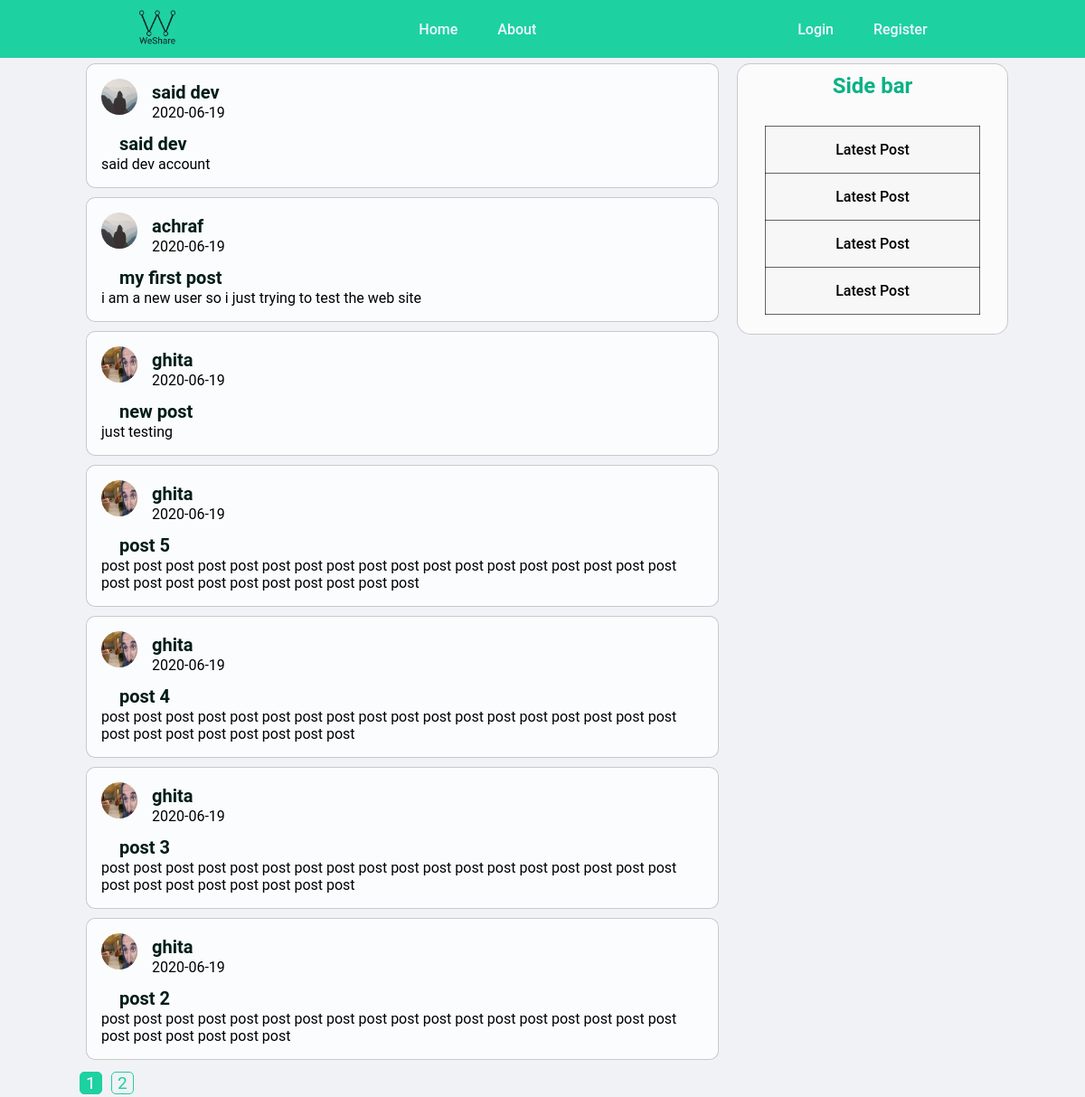
Page /home on the earlier database version.
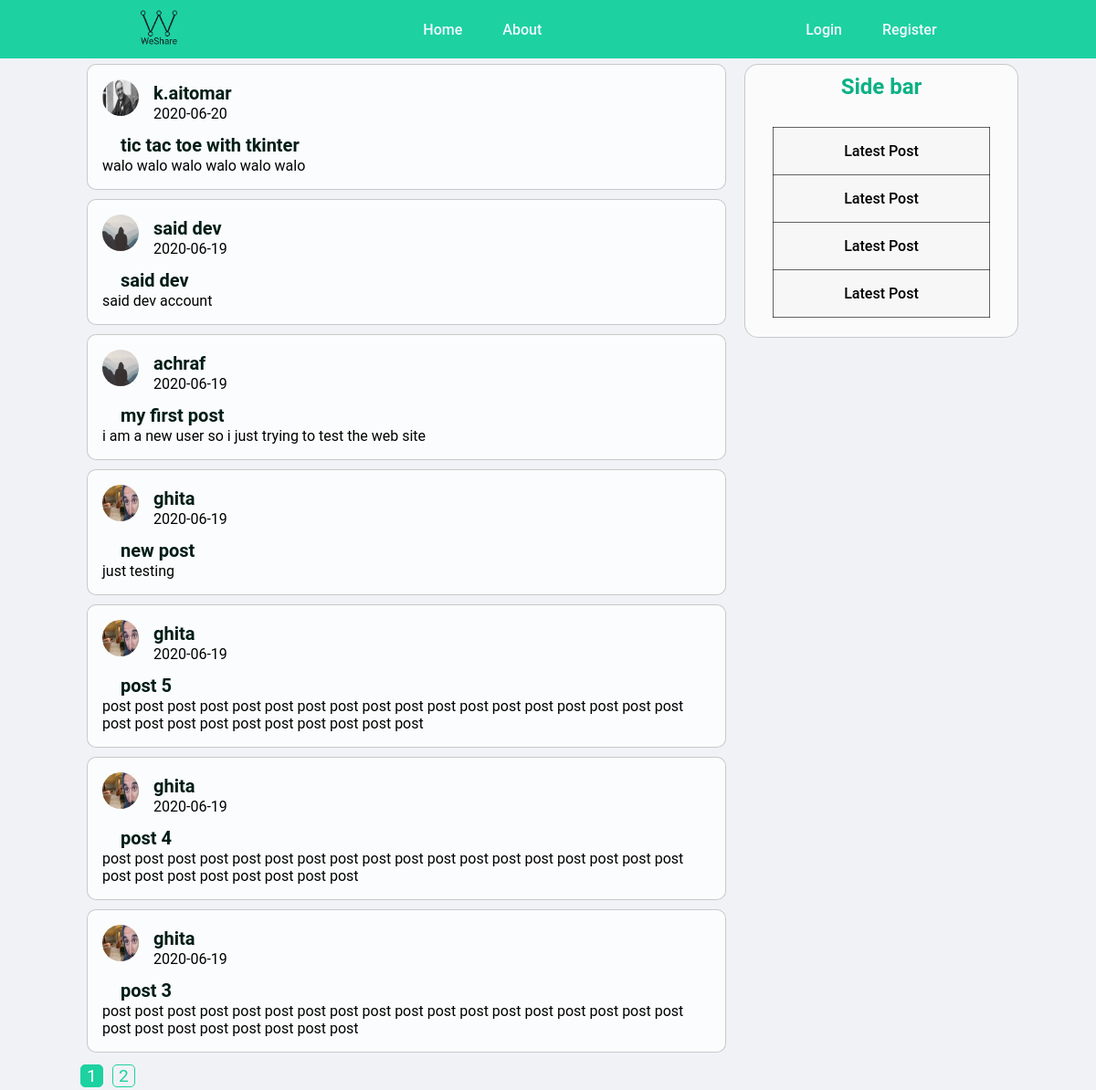
Same page on the later database version.
### blogapp/models.py (models this page shows, shortened)
class Post(db.Model):
    id = db.Column(db.Integer, primary_key=True)
    title = db.Column(db.String(100), nullable=False)
    date_posted = db.Column(db.DateTime, nullable=False, default=datetime.utcnow)
    content = db.Column(db.Text, nullable=False)
    user_id = db.Column(db.Integer, db.ForeignKey('user.id'), nullable=False)

class User(db.Model, UserMixin):
    id = db.Column(db.Integer, primary_key=True)
    username = db.Column(db.String(20), unique=True, nullable=False)
    email = db.Column(db.String(120), unique=True, nullable=False)
    image_file = db.Column(db.String(20), nullable=False, default='default.jpg')
    password = db.Column(db.String(60), nullable=False)
    posts = db.relationship('Post', backref='author', lazy=True)

### blogapp/main/routes.py (the view)
@main.route('/')
@main.route('/home')
def home():
    page = request.args.get('page', 1, type=int)
    posts = Post.query.order_by(Post.date_posted.desc()).paginate(page=page, per_page=7)
    return  render_template('home.html' , posts = posts)

### blogapp/templates/home.html
{% extends 'layout.html' %}
{%block content%}
    {% for post in posts.items %}
        <article class="blog-post-info">
            <img src="{{ url_for('static' , filename='profil_pics/'+ post.author.image_file) }}" alt="">
            <div class="blog-post-authour">
                <h1><a href="{{ url_for('users.user_posts', username=post.author.username) }}">{{ post.author.username }}</a></h1>
            </div>
            <div class="blog-post-date">
                <p>{{ post.date_posted.strftime('%Y-%m-%d') }}</p>
            </div>
            <div class="post-infos">
                <div>
                    <h2> <a href="{{ url_for('posts.post' , post_id=post.id) }}" class="single-post-title"> {{ post.title }}</a></h2>
                </div>
                <div class="blog-post-content">
                    <p>{{ post.content }}</p>
                </div>
            </div>
        </article>
    {% endfor %}
    {% for page_num in posts.iter_pages(left_edge=1, right_edge=1, left_current=1, right_current=2) %}
        {% if page_num %}
            {% if posts.page == page_num %}
                <a class="page-num-active" href="{{ url_for('main.home', page=page_num) }}">{{ page_num }}</a>
            {% else %}
                <a class="page-num" href="{{ url_for('main.home', page=page_num) }}">{{ page_num }}</a>
            {% endif %}
        {% else %}
        ...
        {% endif %}
    {% endfor %}
{%endblock content%}

Differences in the rows shown:
no longer on this page (row unchanged): Post: image_file (picture), author.username "ghita", date_posted "2020-06-19", title "post 2", content "post post post post post post post post post post post post post post post post post post post post post post post post"
added Post: image_file (picture), author.username "k.aitomar", date_posted "2020-06-20", title "tic tac toe with tkinter", content "walo walo walo walo walo walo"
